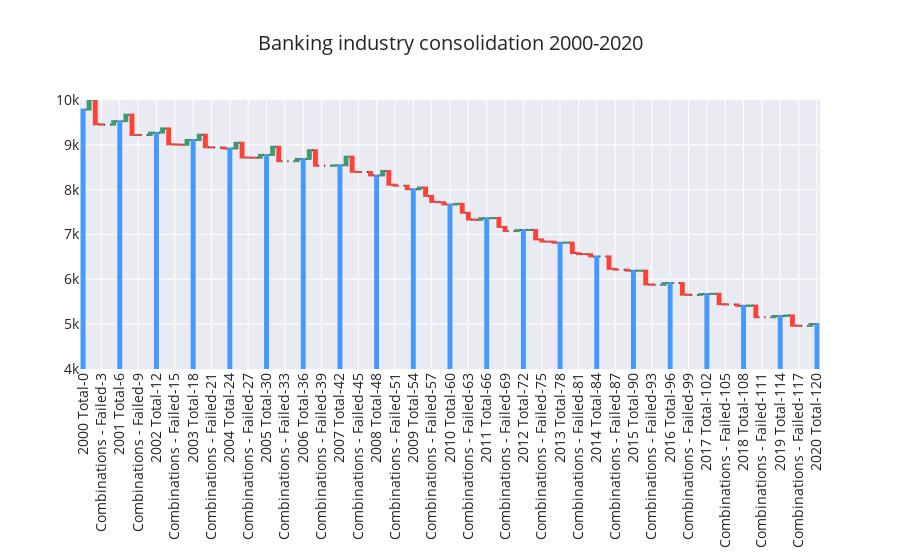

The cell this chart's notebook holds for it:
### Code cell
fig = go.Figure(go.Waterfall(measure=measure,
                            x=x,
                            y=y,
                            #text=text,
                            textposition='outside'
                            ))

fig.update_layout(title="Banking industry consolidation 2000-2020",
                  title_font_size=20,
                  font_size=14,
                  #plot_bgcolor='rgba(0,0,0,0)',
                  xaxis = go.layout.XAxis(tickangle = 270)
                 )
fig.update_yaxes(range=[4000, 10000])

fig.show()

### Figure 1 — Plotly figure (JSON) as saved in the notebook; plotly's stock layout.template omitted (floating-point values rounded to 4 significant figures)
{"data": [{"measure": ["absolute", "relative", "relative", "relative", "relative", "relative", "total", "relative", "relative", "relative", "relative", "relative", "total", "relative", "relative", "relative", "relative", "relative", "total", "relative", "relative", "relative", "relative", "relative", "total", "relative", "relative", "relative", "relative", "relative", "total", "relative", "relative", "relative", "relative", "relative", "total", "relative", "relative", "relative", "relative", "relative", "total", "relative", "relative", "relative", "relative", "relative", "total", "relative", "relative", "relative", "relative", "relative", "total", "relative", "relative", "relative", "relative", "relative", "total", "relative", "relative", "relative", "relative", "relative", "total", "relative", "relative", "relative", "relative", "relative", "total", "relative", "relative", "relative", "relative", "relative", "total", "relative", "relative", "relative", "relative", "relative", "total", "relative", "relative", "relative", "relative", "relative", "total", "relative", "relative", "relative", "relative", "relative", "total", "relative", "relative", "relative", "relative", "relative", "total", "relative", "relative", "relative", "relative", "relative", "total", "relative", "relative", "relative", "relative", "relative", "total", "relative", "relative", "relative", "relative", "relative", "total"], "textposition": "outside", "type": "waterfall", "x": ["2000 Total-0", "New Institutions-1", "Combinations-2", "Combinations - Failed-3", "Liquidations-4", "Adjustments-5", "2001 Total-6", "New Institutions-7", "Combinations-8", "Combinations - Failed-9", "Liquidations-10", "Adjustments-11", "2002 Total-12", "New Institutions-13", "Combinations-14", "Combinations - Failed-15", "Liquidations-16", "Adjustments-17", "2003 Total-18", "New Institutions-19", "Combinations-20", "Combinations - Failed-21", "Liquidations-22", "Adjustments-23", "2004 Total-24", "New Institutions-25", "Combinations-26", "Combinations - Failed-27", "Liquidations-28", "Adjustments-29", "2005 Total-30", "New Institutions-31", "Combinations-32", "Combinations - Failed-33", "Liquidations-34", "Adjustments-35", "2006 Total-36", "New Institutions-37", "Combinations-38", "Combinations - Failed-39", "Liquidations-40", "Adjustments-41", "2007 Total-42", "New Institutions-43", "Combinations-44", "Combinations - Failed-45", "Liquidations-46", "Adjustments-47", "2008 Total-48", "New Institutions-49", "Combinations-50", "Combinations - Failed-51", "Liquidations-52", "Adjustments-53", "2009 Total-54", "New Institutions-55", "Combinations-56", "Combinations - Failed-57", "Liquidations-58", "Adjustments-59", "2010 Total-60", "New Institutions-61", "Combinations-62", "Combinations - Failed-63", "Liquidations-64", "Adjustments-65", "2011 Total-66", "New Institutions-67", "Combinations-68", "Combinations - Failed-69", "Liquidations-70", "Adjustments-71", "2012 Total-72", "New Institutions-73", "Combinations-74", "Combinations - Failed-75", "Liquidations-76", "Adjustments-77", "2013 Total-78", "New Institutions-79", "Combinations-80", "Combinations - Failed-81", "Liquidations-82", "Adjustments-83", "2014 Total-84", "New Institutions-85", "Combinations-86", "Combinations - Failed-87", "Liquidations-88", "Adjustments-89", "2015 Total-90", "New Institutions-91", "Combinations-92", "Combinations - Failed-93", "Liquidations-94", "Adjustments-95", "2016 Total-96", "New Institutions-97", "Combinations-98", "Combinations - Failed-99", "Liquidations-100", "Adjustments-101", "2017 Total-102", "New Institutions-103", "Combinations-104", "Combinations - Failed-105", "Liquidations-106", "Adjustments-107", "2018 Total-108", "New Institutions-109", "Combinations-110", "Combinations - Failed-111", "Liquidations-112", "Adjustments-113", "2019 Total-114", "New Institutions-115", "Combinations-116", "Combinations - Failed-117", "Liquidations-118", "Adjustments-119", "2020 Total-120"], "y": [9787, 223, -553, -7, 0, 78, 0, 145, -452, -4, 0, 55, 0, 94, -354, -7, -4, 108, 0, 117, -281, -3, 0, -23, 0, 128, -330, -3, -1, 63, 0, 181, -322, 0, 0, 51, 0, 195, -347, 0, 0, 9, 0, 193, -339, -3, 0, -76, 0, 99, -305, -24, 0, -77, 0, 37, -186, -134, -7, -50, 0, 13, -199, -152, -6, 36, 0, 5, -199, -92, 0, 25, 0, 1, -212, -48, -3, -23, 0, 2, -234, -23, -1, -49, 0, 0, -278, -18, 0, -23, 0, 1, -308, -8, 0, 38, 0, 0, -258, -5, 0, 19, 0, 5, -230, -8, 0, -31, 0, 8, -261, 0, 0, 27, 0, 13, -228, -4, 0, 41, 0]}], "layout": {"font": {"size": 14}, "title": {"font": {"size": 20}, "text": "Banking industry consolidation 2000-2020"}, "xaxis": {"tickangle": -90}, "yaxis": {"range": [4000, 10000]}}}
